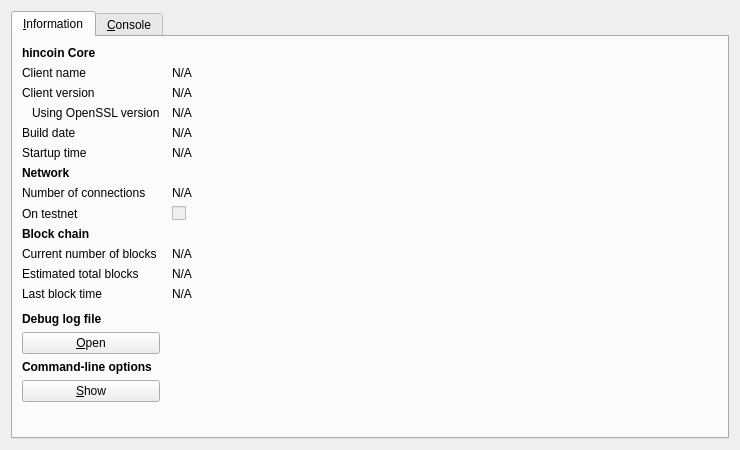
<?xml version="1.0" encoding="UTF-8"?>
<ui version="4.0">
 <class>RPCConsole</class>
 <widget class="QDialog" name="RPCConsole">
  <property name="geometry">
   <rect>
    <x>0</x>
    <y>0</y>
    <width>740</width>
    <height>450</height>
   </rect>
  </property>
  <property name="windowTitle">
   <string>hincoin - Debug window</string>
  </property>
  <layout class="QVBoxLayout" name="verticalLayout_2">
   <item>
    <widget class="QTabWidget" name="tabWidget">
     <property name="currentIndex">
      <number>0</number>
     </property>
     <widget class="QWidget" name="tab_info">
      <attribute name="title">
       <string>&amp;Information</string>
      </attribute>
      <layout class="QGridLayout" name="gridLayout" columnstretch="0,1">
       <property name="horizontalSpacing">
        <number>12</number>
       </property>
       <item row="0" column="0">
        <widget class="QLabel" name="label_9">
         <property name="font">
          <font>
           <weight>75</weight>
           <bold>true</bold>
          </font>
         </property>
         <property name="text">
          <string>hincoin Core</string>
         </property>
        </widget>
       </item>
       <item row="1" column="0">
        <widget class="QLabel" name="label_5">
         <property name="text">
          <string>Client name</string>
         </property>
        </widget>
       </item>
       <item row="1" column="1">
        <widget class="QLabel" name="clientName">
         <property name="cursor">
          <cursorShape>IBeamCursor</cursorShape>
         </property>
         <property name="text">
          <string>N/A</string>
         </property>
         <property name="textFormat">
          <enum>Qt::PlainText</enum>
         </property>
         <property name="textInteractionFlags">
          <set>Qt::LinksAccessibleByMouse|Qt::TextSelectableByKeyboard|Qt::TextSelectableByMouse</set>
         </property>
        </widget>
       </item>
       <item row="2" column="0">
        <widget class="QLabel" name="label_6">
         <property name="text">
          <string>Client version</string>
         </property>
        </widget>
       </item>
       <item row="2" column="1">
        <widget class="QLabel" name="clientVersion">
         <property name="cursor">
          <cursorShape>IBeamCursor</cursorShape>
         </property>
         <property name="text">
          <string>N/A</string>
         </property>
         <property name="textFormat">
          <enum>Qt::PlainText</enum>
         </property>
         <property name="textInteractionFlags">
          <set>Qt::LinksAccessibleByMouse|Qt::TextSelectableByKeyboard|Qt::TextSelectableByMouse</set>
         </property>
        </widget>
       </item>
       <item row="3" column="0">
        <widget class="QLabel" name="label_14">
         <property name="text">
          <string>Using OpenSSL version</string>
         </property>
         <property name="indent">
          <number>10</number>
         </property>
        </widget>
       </item>
       <item row="3" column="1">
        <widget class="QLabel" name="openSSLVersion">
         <property name="cursor">
          <cursorShape>IBeamCursor</cursorShape>
         </property>
         <property name="text">
          <string>N/A</string>
         </property>
         <property name="textFormat">
          <enum>Qt::PlainText</enum>
         </property>
         <property name="textInteractionFlags">
          <set>Qt::LinksAccessibleByMouse|Qt::TextSelectableByKeyboard|Qt::TextSelectableByMouse</set>
         </property>
        </widget>
       </item>
       <item row="4" column="0">
        <widget class="QLabel" name="label_12">
         <property name="text">
          <string>Build date</string>
         </property>
        </widget>
       </item>
       <item row="4" column="1">
        <widget class="QLabel" name="buildDate">
         <property name="cursor">
          <cursorShape>IBeamCursor</cursorShape>
         </property>
         <property name="text">
          <string>N/A</string>
         </property>
         <property name="textFormat">
          <enum>Qt::PlainText</enum>
         </property>
         <property name="textInteractionFlags">
          <set>Qt::LinksAccessibleByMouse|Qt::TextSelectableByKeyboard|Qt::TextSelectableByMouse</set>
         </property>
        </widget>
       </item>
       <item row="5" column="0">
        <widget class="QLabel" name="label_13">
         <property name="text">
          <string>Startup time</string>
         </property>
        </widget>
       </item>
       <item row="5" column="1">
        <widget class="QLabel" name="startupTime">
         <property name="cursor">
          <cursorShape>IBeamCursor</cursorShape>
         </property>
         <property name="text">
          <string>N/A</string>
         </property>
         <property name="textFormat">
          <enum>Qt::PlainText</enum>
         </property>
         <property name="textInteractionFlags">
          <set>Qt::LinksAccessibleByMouse|Qt::TextSelectableByKeyboard|Qt::TextSelectableByMouse</set>
         </property>
        </widget>
       </item>
       <item row="6" column="0">
        <widget class="QLabel" name="label_11">
         <property name="font">
          <font>
           <weight>75</weight>
           <bold>true</bold>
          </font>
         </property>
         <property name="text">
          <string>Network</string>
         </property>
        </widget>
       </item>
       <item row="7" column="0">
        <widget class="QLabel" name="label_7">
         <property name="text">
          <string>Number of connections</string>
         </property>
        </widget>
       </item>
       <item row="7" column="1">
        <widget class="QLabel" name="numberOfConnections">
         <property name="cursor">
          <cursorShape>IBeamCursor</cursorShape>
         </property>
         <property name="text">
          <string>N/A</string>
         </property>
         <property name="textFormat">
          <enum>Qt::PlainText</enum>
         </property>
         <property name="textInteractionFlags">
          <set>Qt::LinksAccessibleByMouse|Qt::TextSelectableByKeyboard|Qt::TextSelectableByMouse</set>
         </property>
        </widget>
       </item>
       <item row="8" column="0">
        <widget class="QLabel" name="label_8">
         <property name="text">
          <string>On testnet</string>
         </property>
        </widget>
       </item>
       <item row="8" column="1">
        <widget class="QCheckBox" name="isTestNet">
         <property name="enabled">
          <bool>false</bool>
         </property>
         <property name="text">
          <string/>
         </property>
        </widget>
       </item>
       <item row="9" column="0">
        <widget class="QLabel" name="label_10">
         <property name="font">
          <font>
           <weight>75</weight>
           <bold>true</bold>
          </font>
         </property>
         <property name="text">
          <string>Block chain</string>
         </property>
        </widget>
       </item>
       <item row="10" column="0">
        <widget class="QLabel" name="label_3">
         <property name="text">
          <string>Current number of blocks</string>
         </property>
        </widget>
       </item>
       <item row="10" column="1">
        <widget class="QLabel" name="numberOfBlocks">
         <property name="cursor">
          <cursorShape>IBeamCursor</cursorShape>
         </property>
         <property name="text">
          <string>N/A</string>
         </property>
         <property name="textFormat">
          <enum>Qt::PlainText</enum>
         </property>
         <property name="textInteractionFlags">
          <set>Qt::LinksAccessibleByMouse|Qt::TextSelectableByKeyboard|Qt::TextSelectableByMouse</set>
         </property>
        </widget>
       </item>
       <item row="11" column="0">
        <widget class="QLabel" name="label_4">
         <property name="text">
          <string>Estimated total blocks</string>
         </property>
        </widget>
       </item>
       <item row="11" column="1">
        <widget class="QLabel" name="totalBlocks">
         <property name="cursor">
          <cursorShape>IBeamCursor</cursorShape>
         </property>
         <property name="text">
          <string>N/A</string>
         </property>
         <property name="textFormat">
          <enum>Qt::PlainText</enum>
         </property>
         <property name="textInteractionFlags">
          <set>Qt::LinksAccessibleByMouse|Qt::TextSelectableByKeyboard|Qt::TextSelectableByMouse</set>
         </property>
        </widget>
       </item>
       <item row="12" column="0">
        <widget class="QLabel" name="label_2">
         <property name="text">
          <string>Last block time</string>
         </property>
        </widget>
       </item>
       <item row="12" column="1">
        <widget class="QLabel" name="lastBlockTime">
         <property name="cursor">
          <cursorShape>IBeamCursor</cursorShape>
         </property>
         <property name="text">
          <string>N/A</string>
         </property>
         <property name="textFormat">
          <enum>Qt::PlainText</enum>
         </property>
         <property name="textInteractionFlags">
          <set>Qt::LinksAccessibleByMouse|Qt::TextSelectableByKeyboard|Qt::TextSelectableByMouse</set>
         </property>
        </widget>
       </item>
       <item row="13" column="0">
        <spacer name="verticalSpacer_2">
         <property name="orientation">
          <enum>Qt::Vertical</enum>
         </property>
         <property name="sizeHint" stdset="0">
          <size>
           <width>20</width>
           <height>20</height>
          </size>
         </property>
        </spacer>
       </item>
       <item row="14" column="0">
        <widget class="QLabel" name="labelDebugLogfile">
         <property name="font">
          <font>
           <weight>75</weight>
           <bold>true</bold>
          </font>
         </property>
         <property name="text">
          <string>Debug log file</string>
         </property>
        </widget>
       </item>
       <item row="15" column="0">
        <widget class="QPushButton" name="openDebugLogfileButton">
         <property name="toolTip">
          <string>Open the hincoin debug log file from the current data directory. This can take a few seconds for large log files.</string>
         </property>
         <property name="text">
          <string>&amp;Open</string>
         </property>
         <property name="autoDefault">
          <bool>false</bool>
         </property>
        </widget>
       </item>
       <item row="16" column="0">
        <widget class="QLabel" name="labelCLOptions">
         <property name="font">
          <font>
           <weight>75</weight>
           <bold>true</bold>
          </font>
         </property>
         <property name="text">
          <string>Command-line options</string>
         </property>
        </widget>
       </item>
       <item row="17" column="0">
        <widget class="QPushButton" name="showCLOptionsButton">
         <property name="toolTip">
          <string>Show the hincoin-Qt help message to get a list with possible hincoin command-line options.</string>
         </property>
         <property name="text">
          <string>&amp;Show</string>
         </property>
         <property name="autoDefault">
          <bool>false</bool>
         </property>
        </widget>
       </item>
       <item row="18" column="0">
        <spacer name="verticalSpacer">
         <property name="orientation">
          <enum>Qt::Vertical</enum>
         </property>
         <property name="sizeHint" stdset="0">
          <size>
           <width>20</width>
           <height>40</height>
          </size>
         </property>
        </spacer>
       </item>
      </layout>
     </widget>
     <widget class="QWidget" name="tab_console">
      <attribute name="title">
       <string>&amp;Console</string>
      </attribute>
      <layout class="QVBoxLayout" name="verticalLayout_3">
       <property name="spacing">
        <number>3</number>
       </property>
       <item>
        <widget class="QTextEdit" name="messagesWidget">
         <property name="minimumSize">
          <size>
           <width>0</width>
           <height>100</height>
          </size>
         </property>
         <property name="readOnly">
          <bool>true</bool>
         </property>
         <property name="tabKeyNavigation" stdset="0">
          <bool>false</bool>
         </property>
         <property name="columnCount" stdset="0">
          <number>2</number>
         </property>
        </widget>
       </item>
       <item>
        <layout class="QHBoxLayout" name="horizontalLayout">
         <property name="spacing">
          <number>3</number>
         </property>
         <item>
          <widget class="QLabel" name="label">
           <property name="text">
            <string notr="true">&gt;</string>
           </property>
          </widget>
         </item>
         <item>
          <widget class="QLineEdit" name="lineEdit"/>
         </item>
         <item>
          <widget class="QPushButton" name="clearButton">
           <property name="maximumSize">
            <size>
             <width>24</width>
             <height>24</height>
            </size>
           </property>
           <property name="toolTip">
            <string>Clear console</string>
           </property>
           <property name="text">
            <string/>
           </property>
           <property name="icon">
            <iconset resource="../bitcoin.qrc">
             <normaloff>:/icons/remove</normaloff>:/icons/remove</iconset>
           </property>
           <property name="shortcut">
            <string notr="true">Ctrl+L</string>
           </property>
           <property name="autoDefault">
            <bool>false</bool>
           </property>
          </widget>
         </item>
        </layout>
       </item>
      </layout>
     </widget>
    </widget>
   </item>
  </layout>
 </widget>
 <resources>
  <include location="../bitcoin.qrc"/>
 </resources>
 <connections/>
</ui>
